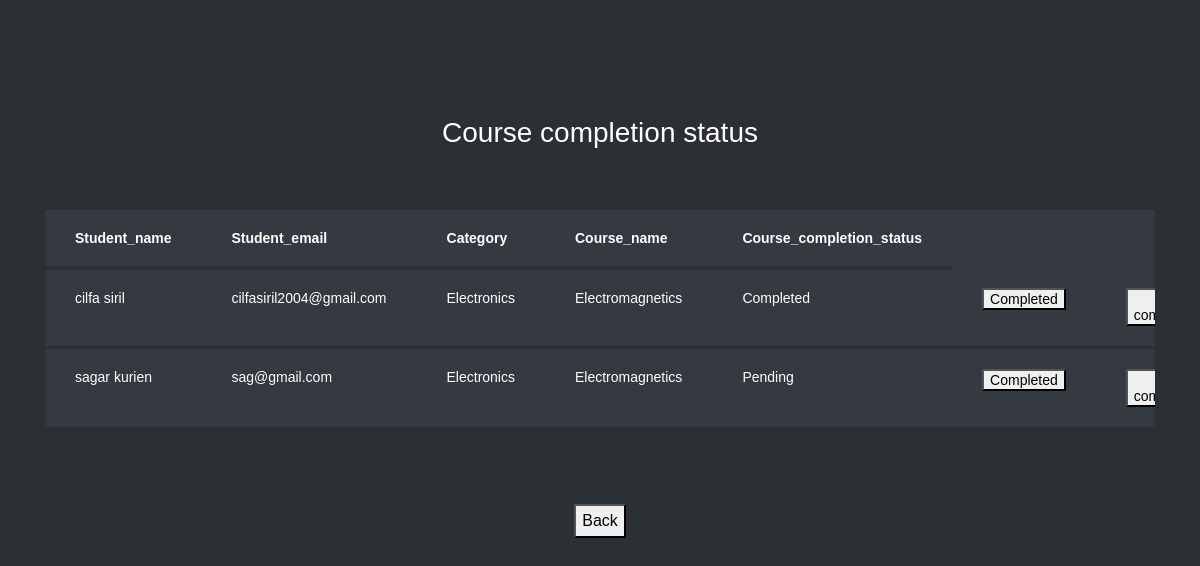
Screenshot of /cou_comp_st_tea (signed in) with the database file from the repository.
### learn/models.py (models this page shows, shortened)
class Enrollment(models.Model):
    Pending_days = models.IntegerField(null=True)
    Enrollment_date = models.DateField(auto_now_add=True, null=True)
    Teacher_response = models.CharField(max_length=200, null=True)
    Course_completion_status = models.CharField(max_length=200, null=True)
    Payment_status = models.CharField(max_length=200, null=True)
    Certificate = models.FileField(null=True)
    notify = models.CharField(max_length=200, null = True)
    enrol_reg = models.ForeignKey(Registration, on_delete=models.SET_NULL, null = True, related_name = 'student_enrolled')
    enrol_tea = models.ForeignKey(Registration, on_delete=models.SET_NULL, null=True, related_name='teacher_teaching')
    enrol_cou = models.ForeignKey(Course, on_delete=models.CASCADE, null=True, related_name='course_enrolled')

class Registration(models.Model):
    Password = models.CharField(max_length=200, null=True)
    Registration_date = models.DateField(auto_now_add=True, null=True)
    Num_of_courses_enrolled = models.IntegerField(null=True)
    Num_of_courses_completed = models.IntegerField(null=True)
    Qualification = models.TextField(null=True)
    Introduction_brief = models.TextField(null=True)
    Image = models.ImageField(upload_to='media', null=True)
    Num_of_enrolled_students = models.IntegerField(null=True)
    Average_review_rating = models.IntegerField(null=True)
    Num_of_reviews = models.IntegerField(null=True)
    About_website = models.TextField(null=True)
    Registration_fee = models.IntegerField(null=True)
    User_role = models.CharField(max_length=200, null=True)
    user = models.OneToOneField(User,on_delete = models.CASCADE, null = True)

class Course(models.Model):
    Course_title = models.CharField(max_length=200, null=True)
    Course_brief = models.TextField(null=True)
    Course_duration = models.IntegerField(null=True)
    Course_fee = models.FloatField(null=True)
    Language = models.CharField(max_length=200, null=True)
    cou_cat = models.ForeignKey(Category, on_delete=models.CASCADE, null=True,related_name = 'Course_to_category')
    cou_reg = models.ForeignKey(Registration, on_delete=models.SET_NULL, null=True, related_name = 'Course_to_registration')

class Category(models.Model):
    Category_title = models.CharField(max_length=200, null=True)
    Image = models.ImageField(null=True)

### learn/views.py (the view)
# urls.py: path('cou_comp_st_tea', learn.views.cou_comp_st_tea, name='cou_comp_st_tea'),
def cou_comp_st_tea(request):
    nbn = Enrollment.objects.filter(enrol_tea = request.session['logg'])
    return render(request,'cou_comp_st_tea.html', {'nbn': nbn})

### Template/cou_comp_st_tea.html (shortened to what this page needs)
{% load static %}
<html lang="en">
  <head>
	<link rel="stylesheet" href="https://stackpath.bootstrapcdn.com/font-awesome/4.7.0/css/font-awesome.min.css">
	<link rel="stylesheet" href="{% static 'tabble/css/style.css' %}">
	</head>
	<body>
	<section class="ftco-section">
		<div class="container">
			<div class="row justify-content-center">
				<div class="col-md-6 text-center mb-5">
					<h2 class="heading-section">Course completion status</h2>
				</div>
			</div>
            {% if nbn %}
			<div class="row">
				<div class="col-md-12">
					<div class="table-wrap">
						<table class="table table-bordered table-dark table-hover">
						  <thead>
						    <tr>
                                <th>
                                    Student_name
                                </th>
                                <th>
                                    Student_email
                                </th>
                                <th>
                                    Category
                                </th>
                                <th>
                                    Course_name
                                </th>
                                <th>
                                    Course_completion_status
                                </th>
						    </tr>
						  </thead>
						  <tbody>
						 {% for i in nbn %}
						    <tr>
                                <td>
                                    {{i.enrol_reg.user.first_name}} {{i.enrol_reg.user.last_name}}
                                </td>
                                <td>
                                    {{i.enrol_reg.user.email}}
                                </td>
                                <td>
                                    {{i.enrol_cou.cou_cat.Category_title}}
                                </td>
                                <td>
                                     {{i.enrol_cou.Course_title}}
                                </td>
                                <td>
                                    {% if  i.Course_completion_status %} {{i.Course_completion_status}} {% else %} Pending {% endif %}
                                </td>
                                <td>
                                    <button type="button" onclick="location.href='{% url 'cou_com_tea' i.id %}'" name='t_h'>Completed</button>
                                </td>
                                <td>
                                    <button type="button" onclick="location.href='{% url 'cou_n_com_tea' i.id %}'" name='del'>Not completed</button>
                                </td>
						    </tr>
						  {% endfor %}
						  </tbody>
						</table>
					</div>
				</div>
			</div>
			{% else %}
			<h1 align="center" style="color:blue">No student enrolled</h1>
			{% endif %}
		</div>
		<br><br>
		<div align="center">
			<button type="submit" onclick="location.href='{% url 'teacher_home' %}'" name='mybtn2'>Back</button>
		</div>
	</section>
	</body>
</html>

### rows the page displays
Enrollment: enrol_reg.user.first_name "cilfa", enrol_reg.user.last_name "siril", enrol_reg.user.email "cilfasiril2004@gmail.com", enrol_cou.cou_cat.Category_title "Electronics", enrol_cou.Course_title "Electromagnetics", Course_completion_status "Completed"
Enrollment: enrol_reg.user.first_name "sagar", enrol_reg.user.last_name "kurien", enrol_reg.user.email "sag@gmail.com", enrol_cou.cou_cat.Category_title "Electronics", enrol_cou.Course_title "Electromagnetics", shows "Pending"
